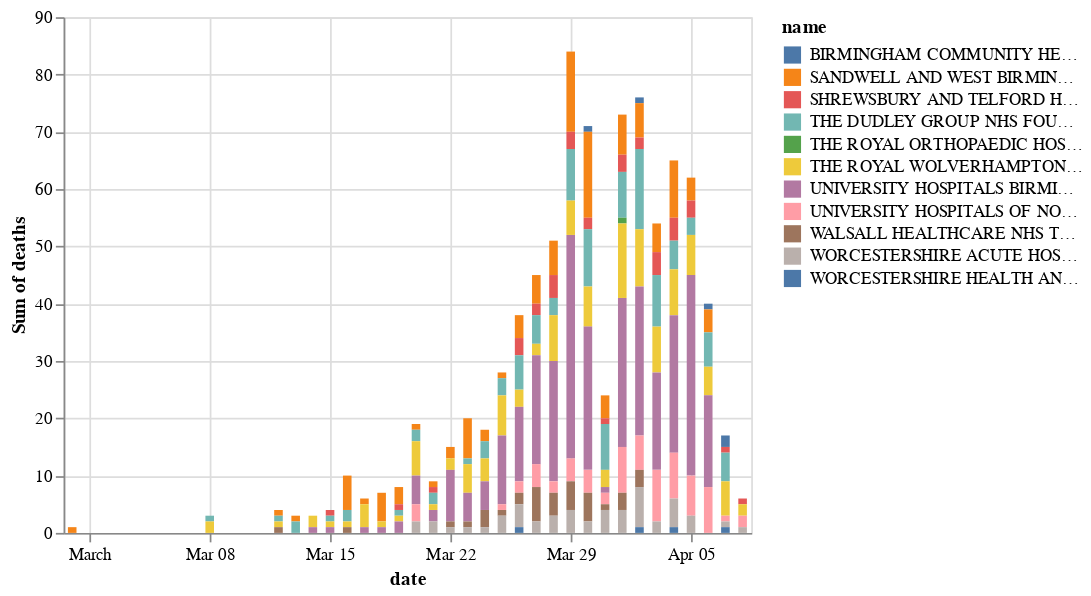

The code cell stored with this chart in its notebook:
### Code cell
alt.Chart(our_trusts).mark_bar().encode(
    x='date',
    y='sum(deaths)',
    color='name',
    tooltip='name'
)

### Figure 1 — Vega-Lite specification as saved in the notebook (floating-point values rounded to 4 significant figures; data arrays with more than 128 entries replaced by an {"elided": "..."} marker saying what was removed)
{"config": {"view": {"continuousWidth": 400, "continuousHeight": 300}}, "data": {"name": "data-4a583f4f7d254436da30caa6721581c0"}, "mark": "bar", "encoding": {"color": {"type": "nominal", "field": "name"}, "tooltip": {"type": "nominal", "field": "name"}, "x": {"type": "temporal", "field": "date"}, "y": {"type": "quantitative", "aggregate": "sum", "field": "deaths"}}, "$schema": "https://vega.github.io/schema/vega-lite/v4.8.1.json", "datasets": {"data-4a583f4f7d254436da30caa6721581c0": {"elided": "440 records"}}}
